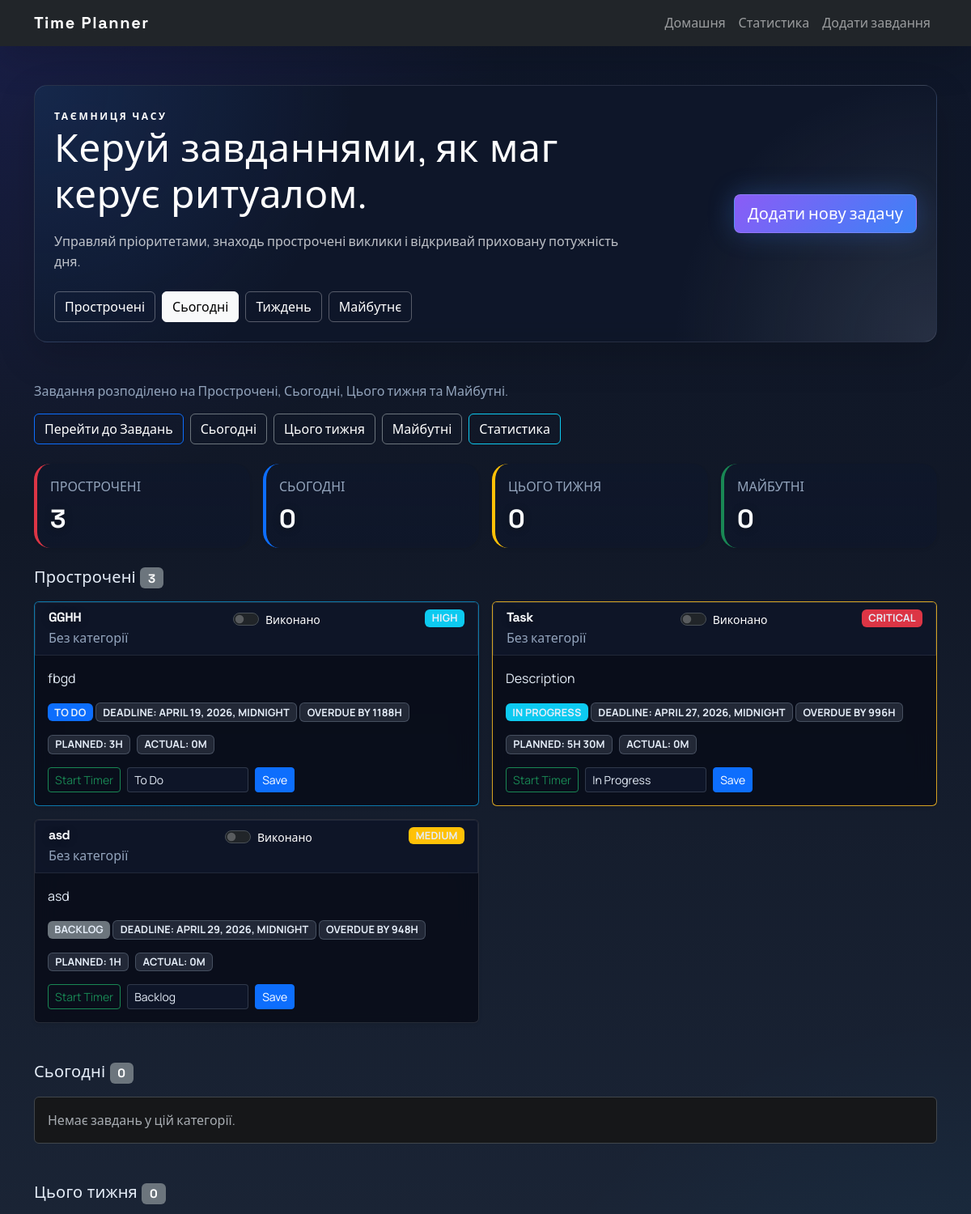
The app's page / (upper part), older data.
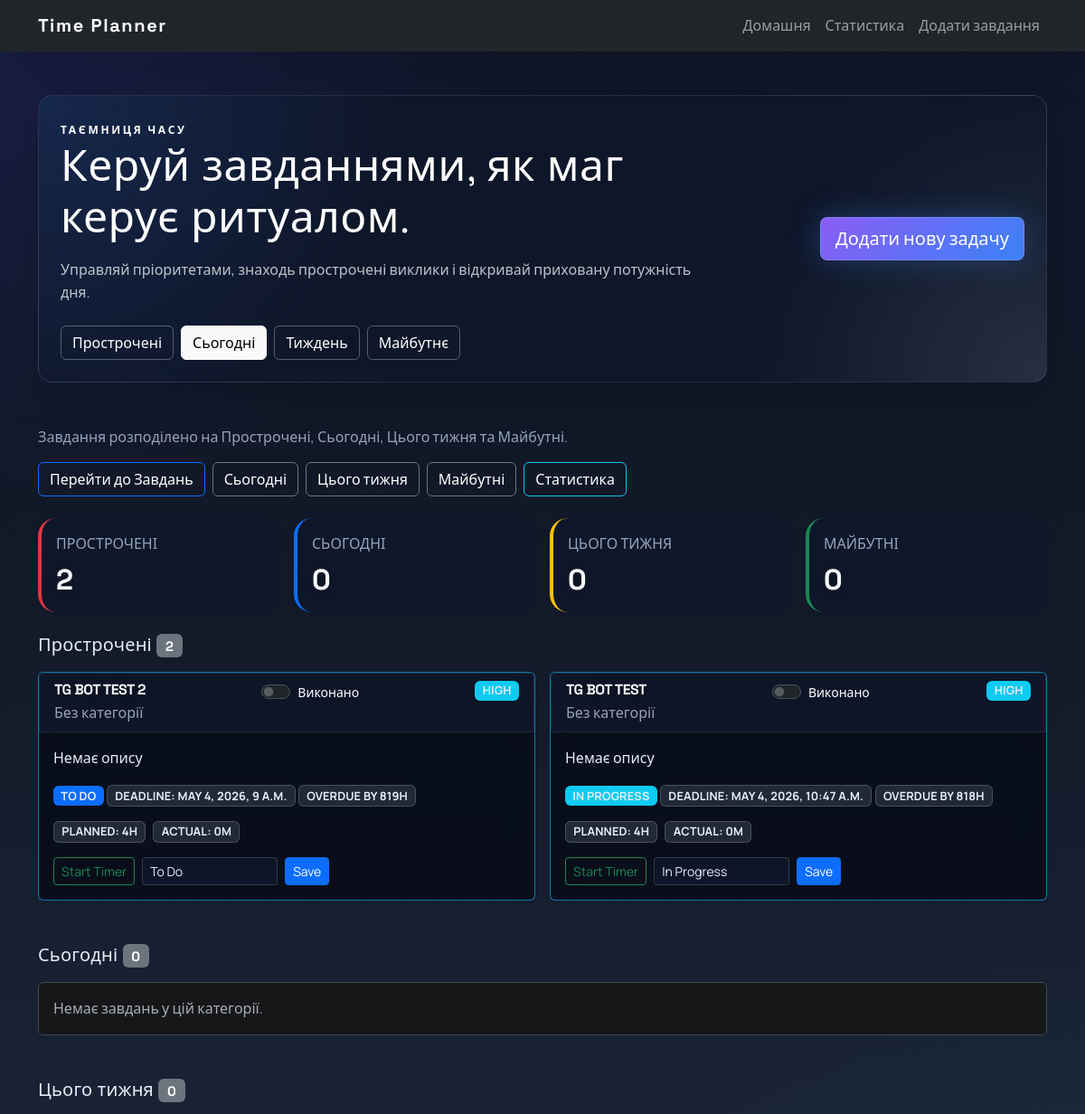
The same page, newer data.
### tasks/models.py (models this page shows, shortened)
class Task(models.Model):
    class Priority(models.TextChoices):
        LOW = 'low', 'Low'
        MEDIUM = 'medium', 'Medium'
        HIGH = 'high', 'High'
        CRITICAL = 'critical', 'Critical'
    class Status(models.TextChoices):
        BACKLOG = 'backlog', 'Backlog'
        TODO = 'todo', 'To Do'
        IN_PROGRESS = 'in_progress', 'In Progress'
        DONE = 'done', 'Done'
    owner = models.ForeignKey(
        settings.AUTH_USER_MODEL,
        on_delete=models.CASCADE,
        related_name='tasks',
        null=True,
        blank=True,
    )
    title = models.CharField(max_length=200)
    category = models.ForeignKey(
        Category,
        on_delete=models.PROTECT,
        null=True,
        blank=True,
        related_name='tasks',
    )
    description = models.TextField(blank=True)
    priority = models.CharField(
        max_length=10,
        choices=Priority.choices,
        default=Priority.MEDIUM,
    )
    status = models.CharField(
        max_length=15,
        choices=Status.choices,
        default=Status.BACKLOG,
    )
    start_time = models.DateTimeField(null=True, blank=True)
    end_time = models.DateTimeField(null=True, blank=True)
    deadline = models.DateTimeField(default=timezone.localtime)
    duration = models.DurationField(
        default=timedelta(hours=1),
        help_text='Planned duration for the task',
    )
    actual_duration = models.DurationField(
        default=timedelta(0),
        help_text='Time spent to complete the task',
    )
    created_at = models.DateTimeField(auto_now_add=True)
    updated_at = models.DateTimeField(auto_now=True)
    class Meta:
        ordering = ['deadline', 'priority', 'title']
    def is_urgent(self):
        if self.status == self.Status.DONE:
            return False
        return self.deadline <= timezone.localtime() + timedelta(days=1)
    def deadline_remaining(self):
        return self.deadline - timezone.localtime()
    def deadline_remaining_display(self):
        remaining = self.deadline_remaining()
        if remaining.total_seconds() < 0:
            hours = abs(int(remaining.total_seconds() // 3600))
            if hours:
                return f'Overdue by {hours}h'
            return 'Overdue'
        if remaining.days == 0:
            return 'Today'
        return f'{remaining.days}d'
    @staticmethod
    def format_duration(duration):
        total_seconds = int(duration.total_seconds())
        hours, remainder = divmod(total_seconds, 3600)
        minutes = remainder // 60
        if hours and minutes:
            return f'{hours}h {minutes}m'
        if hours:
            return f'{hours}h'
        return f'{minutes}m'
    def get_duration_display(self):
        return self.format_duration(self.duration)
    def get_actual_duration_display(self):
        return self.format_duration(self.actual_duration)

### tasks/views.py (the view)
# urls.py: path('', views.TaskListView.as_view(), name='task_list'),
class TaskListView(ListView):
    model = Task
    template_name = 'tasks/task_list.html'
    context_object_name = 'tasks'
    queryset = Task.objects.select_related('category').all()
    def get_context_data(self, **kwargs):
        context = super().get_context_data(**kwargs)
        today = timezone.localdate()
        next_week = today + timedelta(days=7)
        tasks = self.object_list
        context.update({
            'Task': Task,
            'overdue_tasks': tasks.filter(deadline__lt=today).exclude(status=Task.Status.DONE),
            'today_tasks': tasks.filter(deadline=today).exclude(status=Task.Status.DONE),
            'week_tasks': tasks.filter(deadline__gt=today, deadline__lte=next_week).exclude(status=Task.Status.DONE),
            'future_tasks': tasks.filter(deadline__gt=next_week).exclude(status=Task.Status.DONE),
        })
        return context

### tasks/templates/tasks/task_list.html (shortened to what the changed rows need)
{% extends 'tasks/base.html' %}
{% load static %}
{% block content %}
      <section class="mystic-hero p-4 mb-5 rounded-4 shadow-lg">
        <div class="row align-items-center gy-4">
          <div class="col-lg-8">
            <h1 class="display-5 text-white mb-3">Керуй завданнями, як маг керує ритуалом.</h1>
          </div>
        </div>
      </section>
      <div class="row g-3 mb-4">
        <div class="col-12 col-md-3">
          <div class="card shadow-sm summary-card border-start border-4 border-danger">
            <div class="card-body">
              <p class="text-uppercase text-muted mb-2">Прострочені</p>
              <h2 class="mb-0">{{ overdue_tasks|length }}</h2>
            </div>
          </div>
        </div>
        <div class="col-12 col-md-3">
          <div class="card shadow-sm summary-card border-start border-4 border-primary">
            <div class="card-body">
              <h2 class="mb-0">{{ today_tasks|length }}</h2>
            </div>
          </div>
        </div>
        <div class="col-12 col-md-3">
          <div class="card shadow-sm summary-card border-start border-4 border-warning">
            <div class="card-body">
              <h2 class="mb-0">{{ week_tasks|length }}</h2>
            </div>
          </div>
        </div>
        <div class="col-12 col-md-3">
          <div class="card shadow-sm summary-card border-start border-4 border-success">
            <div class="card-body">
              <h2 class="mb-0">{{ future_tasks|length }}</h2>
            </div>
          </div>
        </div>
      </div>
      <section id="overdue" class="mb-5">
        <div class="d-flex align-items-center justify-content-between mb-3">
          <h2 class="h5 mb-0">Прострочені <span class="badge bg-secondary">{{ overdue_tasks|length }}</span></h2>
        </div>
        {% if overdue_tasks %}
          <div class="row g-3">
            {% for task in overdue_tasks %}
              <div class="col-12 col-lg-6">
                <div class="card h-100 shadow-sm priority-{{ task.priority }}{% if task.status == Task.Status.DONE %} done-task{% endif %}{% if task.is_urgent %} urgent-task{% endif %}">
                  <div class="card-header d-flex justify-content-between align-items-start">
                    <div>
                      <h3 class="h6 mb-1">{{ task.title }}</h3>
                      <p class="text-muted mb-0">{{ task.category.name|default:'Без категорії' }}</p>
                    </div>
                    <div class="d-flex align-items-center gap-2">
                      <div class="form-check form-switch mb-0">
                        <input class="form-check-input task-done-toggle" type="checkbox" id="task-done-{{ task.pk }}" data-task-id="{{ task.pk }}" {% if task.status == Task.Status.DONE %}checked{% endif %}>
                        <label class="form-check-label text-white small" for="task-done-{{ task.pk }}">Виконано</label>
                      </div>
                    </div>
                    {% if task.priority == 'critical' %}
                      <span class="badge bg-danger text-dark task-label">{{ task.get_priority_display }}</span>
                    {% elif task.priority == 'high' %}
                      <span class="badge bg-info text-dark task-label">{{ task.get_priority_display }}</span>
                    {% elif task.priority == 'medium' %}
                      <span class="badge bg-warning text-dark task-label">{{ task.get_priority_display }}</span>
                    {% else %}
                      <span class="badge bg-secondary text-dark task-label">{{ task.get_priority_display }}</span>
                    {% endif %}
                  </div>
                  <div class="card-body">
                    <p class="mb-3 text-truncate">{{ task.description|default:'Немає опису' }}</p>
                    <div class="mb-3">
                      {% if task.status == Task.Status.BACKLOG %}
                        <span class="badge bg-secondary task-label">{{ task.get_status_display }}</span>
                      {% elif task.status == Task.Status.TODO %}
                        <span class="badge bg-primary task-label">{{ task.get_status_display }}</span>
                      {% elif task.status == Task.Status.IN_PROGRESS %}
                        <span class="badge bg-info task-label">{{ task.get_status_display }}</span>
                      {% else %}
                        <span class="badge bg-success task-label">{{ task.get_status_display }}</span>
                      {% endif %}
                      <span class="badge bg-light text-black task-label">Deadline: {{ task.deadline }}</span>
                      <span class="badge bg-light text-black task-label">{{ task.deadline_remaining_display }}</span>
                    </div>
                    <div class="d-flex flex-wrap gap-2 mb-3">
                      <span class="badge bg-light text-black task-label">Planned: {{ task.get_duration_display }}</span>
                      <span class="badge bg-light text-black task-label">Actual: {{ task.get_actual_duration_display }}</span>
                    </div>
                    <div class="d-flex flex-wrap gap-2">
                      <form action="{% url 'task_start_timer' task.pk %}" method="post" class="m-0">
                        <button type="submit" class="btn btn-sm btn-outline-success" {% if task.start_time %}disabled{% endif %}>Start Timer</button>
                      </form>
                      <form action="{% url 'task_change_status' task.pk %}" method="post" class="d-flex align-items-center m-0">
                        <select name="status" class="form-select form-select-sm me-2" style="min-width: 150px;">
                          {% for value, label in Task.Status.choices %}
                            <option value="{{ value }}" {% if task.status == value %}selected{% endif %}>{{ label }}</option>
                          {% endfor %}
                        </select>
                        <button type="submit" class="btn btn-sm btn-primary">Save</button>
                      </form>
                    </div>
                  </div>
                </div>
              </div>
            {% endfor %}
          </div>
        {% else %}
          <div class="alert alert-secondary mb-0">Немає завдань у цій категорії.</div>
        {% endif %}
      </section>
      <section id="today" class="mb-5">
        <div class="d-flex align-items-center justify-content-between mb-3">
          <h2 class="h5 mb-0">Сьогодні <span class="badge bg-secondary">{{ today_tasks|length }}</span></h2>
        </div>
      </section>
      <section id="week" class="mb-5">
        <div class="d-flex align-items-center justify-content-between mb-3">
          <h2 class="h5 mb-0">Цього тижня <span class="badge bg-secondary">{{ week_tasks|length }}</span></h2>
        </div>
      </section>
    {% endblock %}

Row changes from the older to the newer data that the page shows:
no longer on this page (row edited): Task: title "GGHH", category.name "Без категорії", priority "HIGH", description "fbgd", status "TO DO", deadline "APRIL 19, 2026, MIDNIGHT", deadline_remaining_display "OVERDUE BY 1188H", duration "3H", actual_duration "0M", status "To Do"
no longer on this page (row edited): Task: title "Task", category.name "Без категорії", priority "CRITICAL", description "Description", status "IN PROGRESS", deadline "APRIL 27, 2026, MIDNIGHT", deadline_remaining_display "OVERDUE BY 996H", duration "5H 30M", actual_duration "0M", status "In Progress"
no longer on this page (row edited): Task: title "asd", category.name "Без категорії", priority "MEDIUM", description "asd", status "BACKLOG", deadline "APRIL 29, 2026, MIDNIGHT", deadline_remaining_display "OVERDUE BY 948H", duration "1H", actual_duration "0M", status "Backlog"
added Task: title "TG BOT TEST 2", category.name "Без категорії", priority "HIGH", description "Немає опису", status "TO DO", deadline "MAY 4, 2026, 9 A.M.", deadline_remaining_display "OVERDUE BY 819H", duration "4H", actual_duration "0M", status "To Do"
added Task: title "TG BOT TEST", category.name "Без категорії", priority "HIGH", description "Немає опису", status "IN PROGRESS", deadline "MAY 4, 2026, 10:47 A.M.", deadline_remaining_display "OVERDUE BY 818H", duration "4H", actual_duration "0M", status "In Progress"
Text that changed along with them:
{{ overdue_tasks|length }}: "3" → "2"
